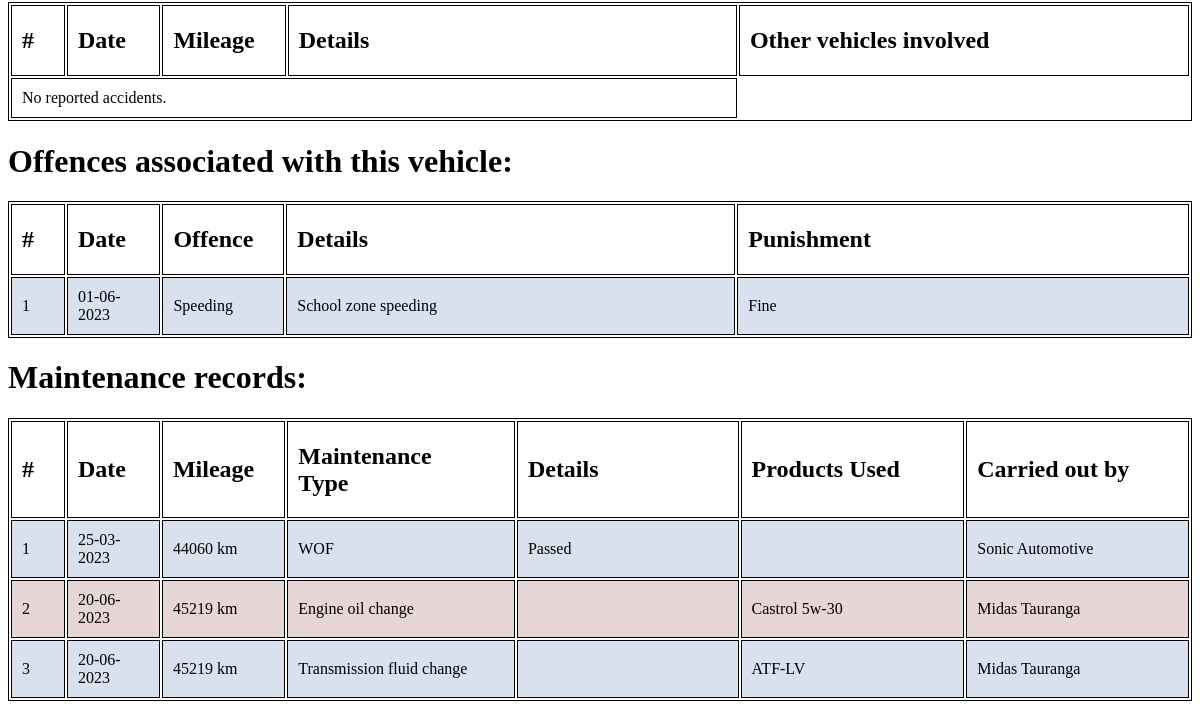
/vehiclehub/report_details/5/ (signed in, lower part), run on an earlier commit of the app's database.
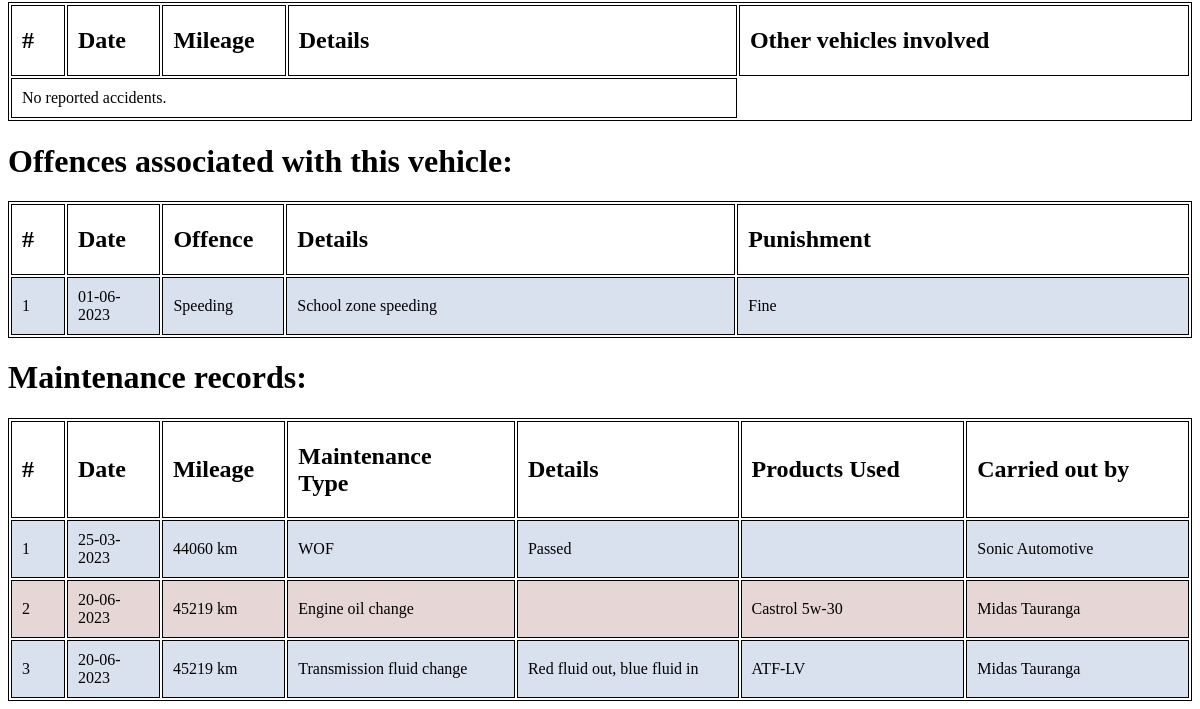
And on a later commit of the database.
### VehicleHub/models.py (models this page shows, shortened)
class MaintenanceRecord(models.Model):
    vehicle_id = models.ForeignKey(Vehicle, on_delete=models.CASCADE, null=True)
    user_id = models.ForeignKey(CustomUser, on_delete=models.CASCADE, null=True)
    maintenance_type_id = models.ForeignKey(MaintenanceType, on_delete=models.CASCADE, null=True)
    record_date = models.DateField(default=datetime.now, null=False)
    mileage = models.IntegerField(null=False)
    comment = models.TextField(max_length=500)
    products_used = models.TextField(max_length=500)

class MaintenanceType(models.Model):
    maintenance_type_title = models.TextField(max_length=500, null=False)

class CustomUser(AbstractUser):
    organisation = models.ForeignKey(Organisation, on_delete=models.CASCADE, null=True)
    user_permissions = models.ManyToManyField(Permission, related_name='custom_user_permissions')

class Organisation(models.Model):
    title = models.TextField(max_length=100, null=False)
    address = models.TextField(max_length=200, null=False)
    phone = models.IntegerField(null=False)
    organisation_type = models.ForeignKey(OrganisationType, on_delete=models.CASCADE)
    def __str__(self):
        return self.title

### VehicleHub/views.py (the view)
# urls.py: path("report_details/<int:pk>/", views.VehicleDetailsView.as_view(), name = "report_details"),
class VehicleDetailsView(DetailView):
    model = Vehicle
    template_name = "report_details.html"

### VehicleHub/templates/report_details.html (shortened to what the changed rows need)
{% extends "base.html" %}
{% load static %}
{% load crispy_forms_tags %}
{% block content %}
{% if user.is_authenticated %}
  </div><br>
  <br>
  <br>
  <br>
        <div>
          <table class="report-table">
            <colgroup>
          </colgroup>
              <thead>
                  <tr>
                    <th><h2>#</h2></th>
                    <th><h2>Date</h2></th>
                    <th><h2>Mileage</h2></th>
                    <th><h2>Details</h2></th>
                    <th><h2>Other vehicles involved</h2></th>
                  </tr>
              </thead>
          </table>
      </div>
      <div>
        <h1>Offences associated with this vehicle:</h1>
        <table class="report-table">
          <colgroup>
        </colgroup>
            <thead>
                <tr>
                  <th><h2>#</h2></th>
                  <th><h2>Date</h2></th>
                  <th><h2>Offence</h2></th>
                  <th><h2>Details</h2></th>
                    {% if user.organisation.organisation_type.id == 3 %}
                  <th><h2>Punishment</h2></th>
                    {% endif %}
                </tr>
            </thead>
        </table>
    </div>
            <div>
              <h1>Maintenance records:</h1>
              <table class="report-table">
                <colgroup>
            </colgroup>
                  <thead>
                      <tr>
                          <th><h2>#</h2></th>
                          <th><h2>Date</h2></th>
                          <th><h2>Mileage</h2></th>
                          <th><h2>Maintenance Type</h2></th>
                          <th><h2>Details</h2></th>
                          <th><h2>Products Used</h2></th>
                          <th><h2>Carried out by</h2></th>
                      </tr>
                  </thead>
                  <tbody>
                    {% for record in vehicle.maintenancerecord_set.all|dictsort:"record_date" %}
                    <tr {% if forloop.counter|divisibleby:2 %}class="maroon-row"{% else %}class="blue-row"{% endif %}>
                        <td>{{ forloop.counter }}</td>
                        <td>{{ record.record_date|date:"d-m-Y" }}</td>
                        <td>{{ record.mileage }} km</td>
                        <td>{{ record.maintenance_type_id.maintenance_type_title }}</td>
                        <td>{% if record.comment %}{{ record.comment }}{% endif %}</td>
                        <td>{% if record.products_used %}{{ record.products_used }}{% endif %}</td>
                        <td>{% if record.user_id.organisation.title %}{{ record.user_id.organisation.title }}{% endif %}</td>
                    </tr>
                    {% empty %}
                    <tr>
                        <td colspan="7">No recorded maintenance history.</td>
                    </tr>
                    {% endfor %}
                </tbody>
            </table>
        </div>
{% endif %}
{% endblock content %}

What changed in the data, as far as the page shows it:
changed MaintenanceRecord "ATF-LV": comment (not shown) → "Red fluid out, blue fluid in"
